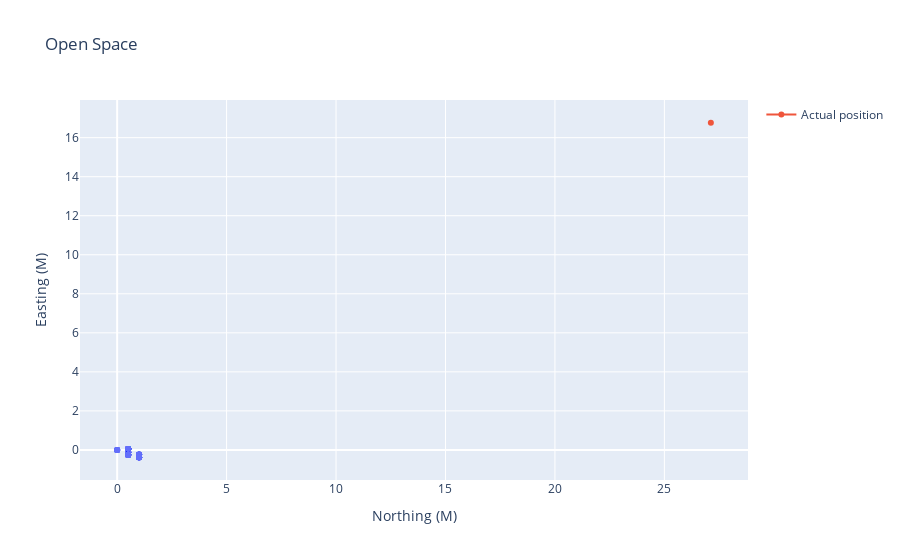

The cell this chart's notebook holds for it:
### Markdown cell above
# Range of position
northing - (0,1)
easting - (-0.4,0)
***

### Code cell
# Comparision between gps and google map position
x = known_northing - gps_df_op.UTM_northing[0]
y = known_easting - gps_df_op.UTM_easting[0]
fig.add_scatter(x=[x],y=[y],name='Actual position')
fig.show()

### Figure 1 — Plotly figure (JSON) as saved in the notebook; plotly's stock layout.template omitted (floating-point values rounded to 4 significant figures; data arrays with more than 128 entries replaced by an {"elided": "..."} marker saying what was removed)
{"data": [{"hovertemplate": "Northing (M)=%{x}<br>Easting (M)=%{y}<extra></extra>", "legendgroup": "", "marker": {"color": "#636efa", "symbol": "circle"}, "mode": "markers", "name": "", "orientation": "v", "showlegend": false, "type": "scatter", "x": {"elided": "306 float values"}, "xaxis": "x", "y": {"elided": "306 float values"}, "yaxis": "y"}, {"name": "Actual position", "type": "scatter", "x": [27.12], "y": [16.76]}], "layout": {"legend": {"tracegroupgap": 0}, "title": {"text": "Open Space"}, "xaxis": {"anchor": "y", "domain": [0, 1], "title": {"text": "Northing (M)"}}, "yaxis": {"anchor": "x", "domain": [0, 1], "title": {"text": "Easting (M)"}}}}
